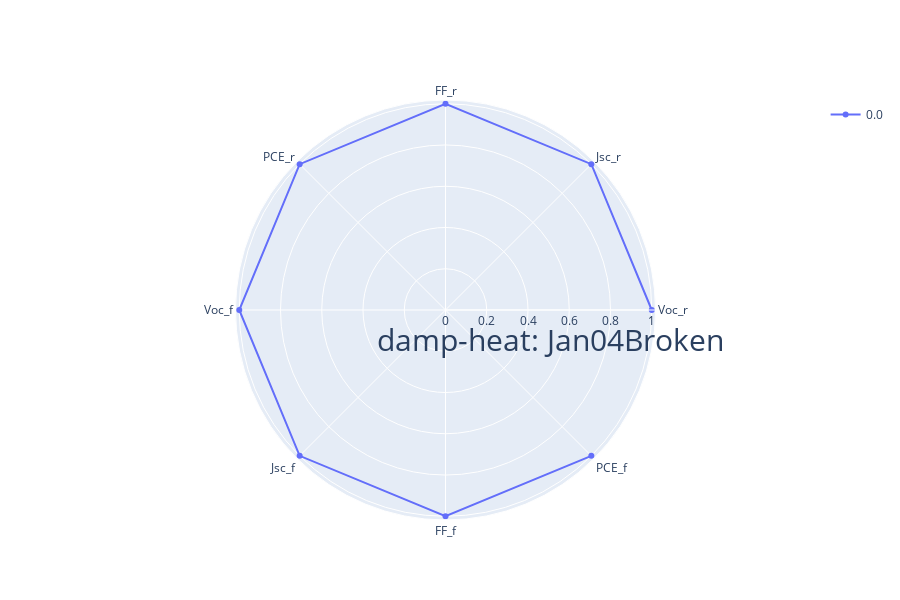
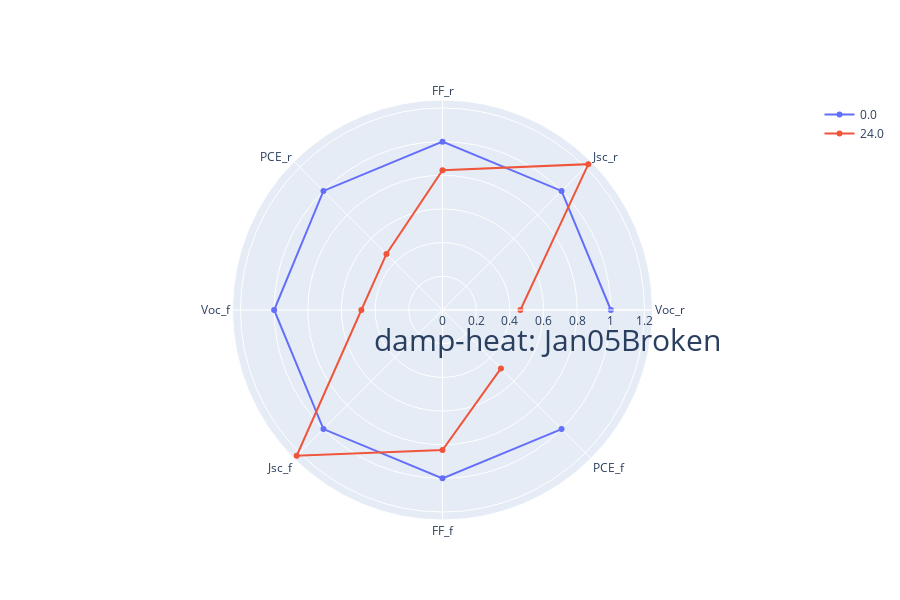
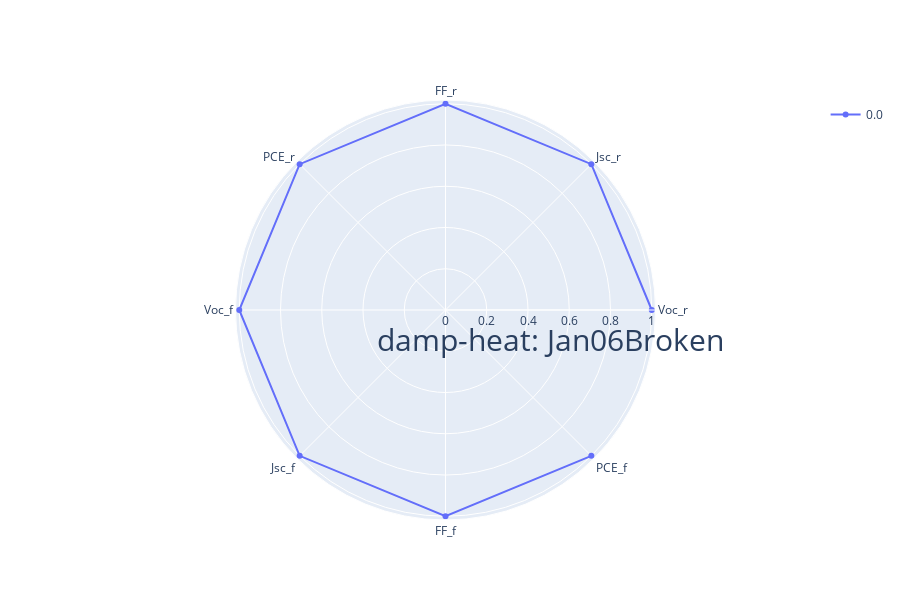
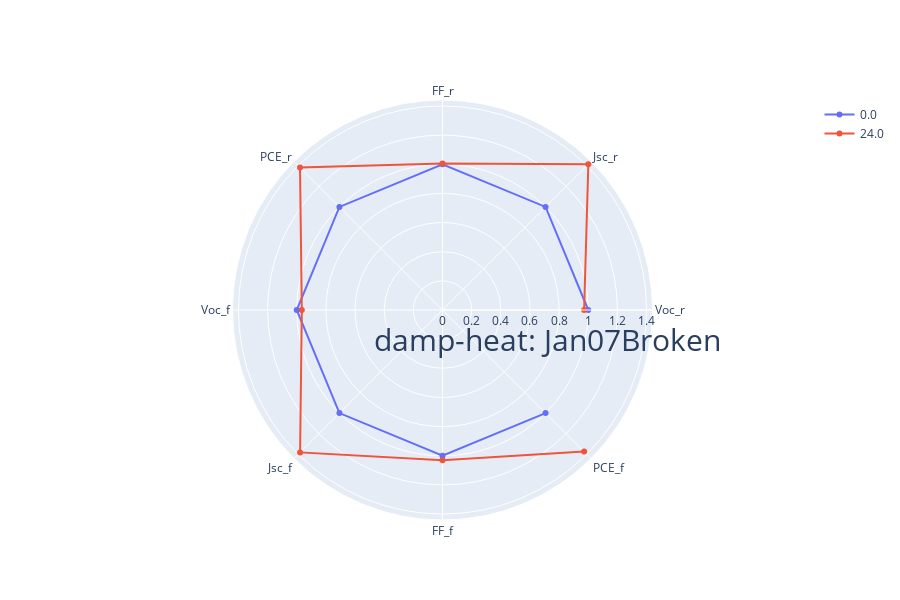

The code cell stored with these charts, in order, in its notebook:
### Markdown cell above
## Draw all cell performance change ratio

### Code cell
mf.draw_cell_performance(data)

### Figure 1 — Plotly figure (JSON) as saved in the notebook; plotly's stock layout.template omitted (floating-point values rounded to 4 significant figures)
{"data": [{"name": "0.0", "r": [1, 1, 1, 1, 1, 1, 1, 1], "theta": ["Voc_r", "Jsc_r", "FF_r", "PCE_r", "Voc_f", "Jsc_f", "FF_f", "PCE_f"], "type": "scatterpolar"}], "layout": {"height": 600, "polar": {"radialaxis": {"title": {"font": {"size": 30}, "text": "damp-heat: Jan04Broken"}, "visible": true}}, "showlegend": true}}

### Figure 2 — Plotly figure (JSON) as saved in the notebook; plotly's stock layout.template omitted (floating-point values rounded to 4 significant figures)
{"data": [{"name": "0.0", "r": [1, 1, 1, 1, 1, 1, 1, 1], "theta": ["Voc_r", "Jsc_r", "FF_r", "PCE_r", "Voc_f", "Jsc_f", "FF_f", "PCE_f"], "type": "scatterpolar"}, {"name": "24.0", "r": [0.4627, 1.225, 0.8305, 0.4708, 0.4819, 1.225, 0.8315, 0.4908], "theta": ["Voc_r", "Jsc_r", "FF_r", "PCE_r", "Voc_f", "Jsc_f", "FF_f", "PCE_f"], "type": "scatterpolar"}], "layout": {"height": 600, "polar": {"radialaxis": {"title": {"font": {"size": 30}, "text": "damp-heat: Jan05Broken"}, "visible": true}}, "showlegend": true}}

### Figure 3 — Plotly figure (JSON) as saved in the notebook; plotly's stock layout.template omitted (floating-point values rounded to 4 significant figures)
{"data": [{"name": "0.0", "r": [1, 1, 1, 1, 1, 1, 1, 1], "theta": ["Voc_r", "Jsc_r", "FF_r", "PCE_r", "Voc_f", "Jsc_f", "FF_f", "PCE_f"], "type": "scatterpolar"}], "layout": {"height": 600, "polar": {"radialaxis": {"title": {"font": {"size": 30}, "text": "damp-heat: Jan06Broken"}, "visible": true}}, "showlegend": true}}

### Figure 4 — Plotly figure (JSON) as saved in the notebook; plotly's stock layout.template omitted (floating-point values rounded to 4 significant figures)
{"data": [{"name": "0.0", "r": [1, 1, 1, 1, 1, 1, 1, 1], "theta": ["Voc_r", "Jsc_r", "FF_r", "PCE_r", "Voc_f", "Jsc_f", "FF_f", "PCE_f"], "type": "scatterpolar"}, {"name": "24.0", "r": [0.9716, 1.415, 1.006, 1.383, 0.9652, 1.382, 1.03, 1.374], "theta": ["Voc_r", "Jsc_r", "FF_r", "PCE_r", "Voc_f", "Jsc_f", "FF_f", "PCE_f"], "type": "scatterpolar"}], "layout": {"height": 600, "polar": {"radialaxis": {"title": {"font": {"size": 30}, "text": "damp-heat: Jan07Broken"}, "visible": true}}, "showlegend": true}}
